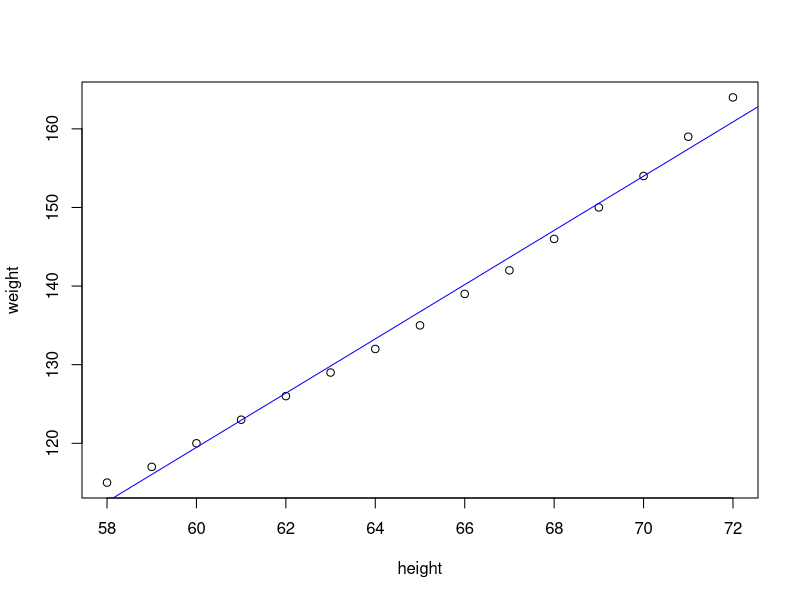
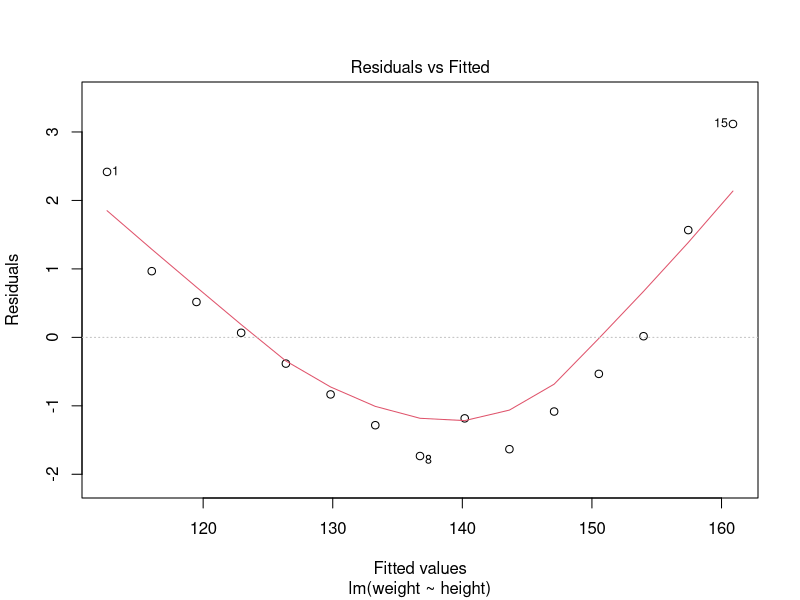
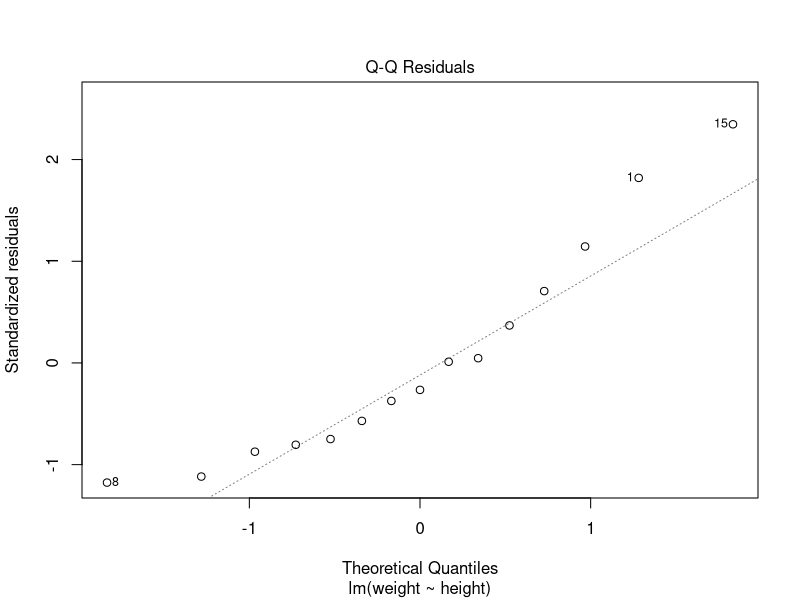
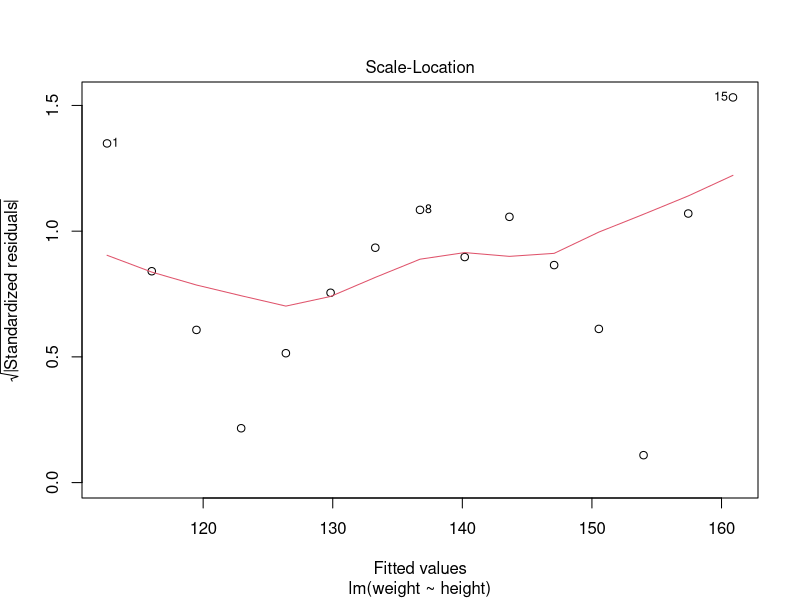
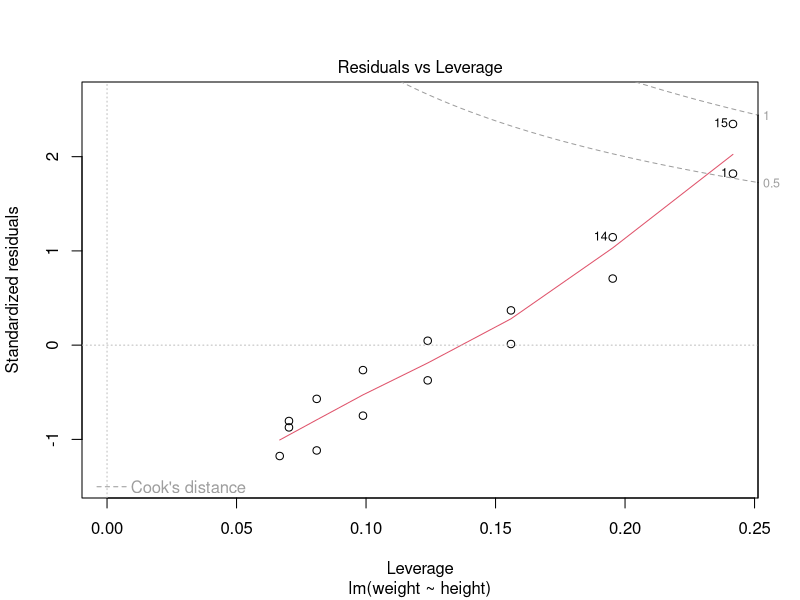

The R source for these figures, in order:
#### 1. 단순 회귀 분석(추세선, 예측선 찾기) ####
# y = ax + b

str(women) # 미국 여성을 대상으로 키와 몸무게 조사(30~39) : 단위 - 인치, 파운드
women

plot(weight ~ height, data=women)
fit <- lm(weight ~ height, data=women) # 기울기와 절편값 확인
fit

# 선그리기
abline(fit, col="blue")
summary(fit) # R-squared : 설명력, Lm()은 p-value말고 R-squared로 확인

# 수치 : R계수^2 
cor.test(women$weight, women$height)
0.9954948^2

# 4가지 조건을 확인하기 위해 방법 
# Residuals vs Fitted : 선형선, Q-Q : 정규분포, Scale-Location : 등분선, Residuals vs Leverage : 이성치
plot(fit) 


